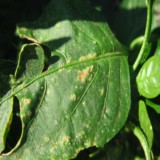
#> input picture backend/sample_images/bellpepper_bacterial_spot.jpg, 160 x 160 px
$ python severity.py sample_images/bellpepper_bacterial_spot.jpg
#> lines starting #> are read from the running program, lines starting #| are printed output that depends on the picture; after the words box and inside, x2 and y2 are one past the last pixel; in counts of white or black regions, pixels touching at a corner belong together
"""
severity.py  -  ESTIMATE how much of a leaf looks diseased
==========================================================
IMPORTANT: this is an *estimated* severity score based on simple image
processing, NOT a laboratory / agronomic measurement. It is meant as a
reasonable college-project prototype only.

Method (documented so it can be explained in the viva):
  1. Segment the LEAF away from the background (a leaf is green-ish / has
     reasonable saturation).  -> leaf_mask
  2. Inside the leaf, find pixels that look diseased: strong yellow / brown /
     dark / bleached areas (typical of blight, mosaic, spots).  -> disease_mask
  3. severity_ratio = diseased_leaf_pixels / total_leaf_pixels
  4. Map the ratio to Low / Medium / High:
        <= 20%           -> Low
        21% .. 50%       -> Medium
        > 50%            -> High

We work in HSV colour space because Hue/Saturation/Value separate "colour"
from "brightness", which makes green-vs-yellow-vs-brown easy to threshold.
"""
import numpy as np
import cv2


def _to_bgr(path_or_pil):
    if hasattr(path_or_pil, "convert"):          # a PIL image
        rgb = np.asarray(path_or_pil.convert("RGB"))
        return cv2.cvtColor(rgb, cv2.COLOR_RGB2BGR)
    return cv2.imread(path_or_pil)
#> returned value is the input picture: shape (160, 160, 3); mean B, G, R 56.3, 111.1, 81.6


def estimate_severity(path_or_pil):
    """
    Returns a dict:
       {'affected_percent': float, 'severity': 'Low'/'Medium'/'High',
        'leaf_pixels': int}
    """
    bgr = _to_bgr(path_or_pil)
    if bgr is None:
        return {"affected_percent": 0.0, "severity": "Low", "leaf_pixels": 0}

    bgr = cv2.resize(bgr, (256, 256))
    hsv = cv2.cvtColor(bgr, cv2.COLOR_BGR2HSV)
#> hsv: shape (256, 256, 3); mean H, S, V 50.1, 131.8, 111.1
    H, S, V = hsv[..., 0], hsv[..., 1], hsv[..., 2]
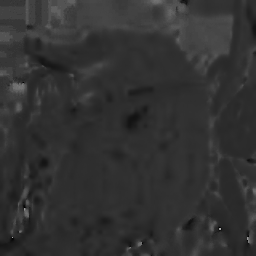
#> H: shape (256, 256); min 0, max 173, mean 50.1
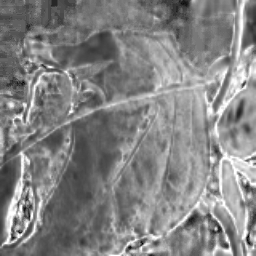
#> S: shape (256, 256); min 0, max 255, mean 131.8
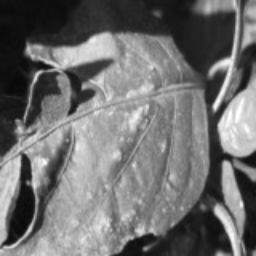
#> V: shape (256, 256); min 8, max 255, mean 111.1

    # ---- 1. leaf mask: reasonably saturated & not too dark (drops background) ----
    leaf_mask = (S > 40) & (V > 40)
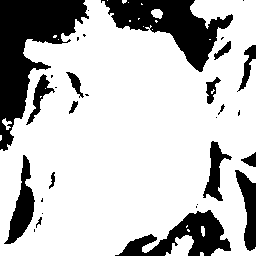
#> leaf_mask: shape (256, 256) bool; 75.3% white; 31 black regions (15 under 20 px), largest, box (x1, y1, x2, y2) and area: (0, 0, 89, 151) 5740, (101, 0, 233, 72) 3905, (115, 210, 231, 256) 2314
    # keep the largest blob so scattered background specks are ignored
    leaf_mask = _largest_blob(leaf_mask)
#> in _largest_blob, `num, labels, stats, _ = cv2.connectedComponentsWithStats(m, connectivi..`:
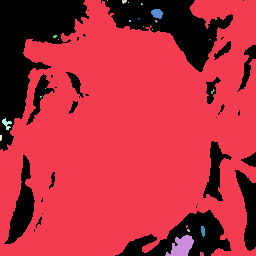
#> labels: shape (256, 256) int32; 25 distinct labels, from 0 to 24; one colour per label, 0 black
#> in _largest_blob, `num, labels, stats, _ = cv2.connectedComponentsWithStats(m, connectivi..`: num = 25; stats = 25 rows, first 6: [0, 0, 256, 256, 16165], [0, 0, 256, 256, 48725], [107, 0, 1, 1, 1], [122, 0, 5, 4, 15], [128, 2, 1, 1, 1], [141, 3, 2, 2, 3]
#> in _largest_blob, `biggest = 1 + int(np.argmax(stats[1:, cv2.CC_STAT_AREA]))`: biggest = 1
#> in _largest_blob, `return labels == biggest`:
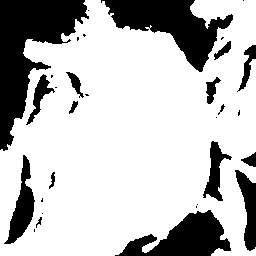
#> returned value: shape (256, 256) bool; 74.3% white; 31 black regions (15 under 20 px), largest, box (x1, y1, x2, y2) and area: (0, 0, 89, 151) 5818, (101, 0, 233, 72) 4030, (115, 210, 231, 256) 2743
    leaf_pixels = int(leaf_mask.sum())
#> leaf_pixels = 48725
    if leaf_pixels < 500:            # almost nothing that looks like a leaf
        return {"affected_percent": 0.0, "severity": "Low", "leaf_pixels": leaf_pixels}

    # ---- 2. healthy-green pixels inside the leaf ----
    #   Hue in OpenCV is 0-179; healthy green ~ 35-85
    green = (H >= 35) & (H <= 85) & (S > 45)
#> green: shape (256, 256) bool; 96.4% white; 78 black regions (51 under 20 px), largest, box (x1, y1, x2, y2) and area: (125, 106, 147, 130) 255, (36, 56, 67, 72) 219, (0, 236, 21, 252) 203
    # diseased = inside leaf but NOT healthy green
    #   (yellow mosaic, brown/black blight lesions, bleached spots)
    yellow_brown = ((H < 35) | (H > 90)) & leaf_mask          # off-green hues
#> yellow_brown: shape (256, 256) bool; 2% white; 29 white regions (15 under 20 px), largest, box (x1, y1, x2, y2) and area: (125, 106, 147, 130) 255, (36, 56, 67, 72) 195, (0, 239, 21, 252) 152
    dark_lesion  = (V < 60) & leaf_mask                       # necrotic / black
#> dark_lesion: shape (256, 256) bool; 7.7% white; 137 white regions (115 under 20 px), largest, box (x1, y1, x2, y2) and area: (26, 0, 235, 106) 2448, (209, 102, 227, 154) 279, (70, 62, 105, 83) 254
    disease_mask = (leaf_mask & (~green)) | yellow_brown | dark_lesion
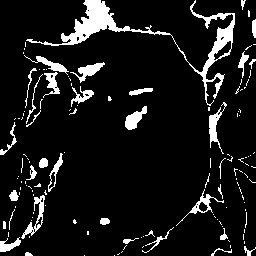
#> disease_mask: shape (256, 256) bool; 9.6% white; 135 white regions (100 under 20 px), largest, box (x1, y1, x2, y2) and area: (26, 0, 235, 106) 2448, (209, 102, 227, 154) 279, (21, 195, 45, 239) 276
    disease_mask = disease_mask & leaf_mask

    affected = float(disease_mask.sum()) / float(leaf_pixels) * 100.0
#> affected = 12.97
    affected = max(0.0, min(100.0, affected))

    if affected <= 20:
        sev = "Low"
    elif affected <= 50:
        sev = "Medium"
    else:
        sev = "High"
    return {"affected_percent": round(affected, 1), "severity": sev,
            "leaf_pixels": leaf_pixels}


def _largest_blob(mask):
    """Keep only the biggest connected region of a boolean mask."""
    m = mask.astype("uint8")
    num, labels, stats, _ = cv2.connectedComponentsWithStats(m, connectivity=8)
    if num <= 1:
        return mask
    # index 0 is background; pick the largest of the rest
    biggest = 1 + int(np.argmax(stats[1:, cv2.CC_STAT_AREA]))
    return labels == biggest


if __name__ == "__main__":
    import sys
    if len(sys.argv) > 1:
        print(estimate_severity(sys.argv[1]))

$ run again, on backend/sample_images/corn_common_rust.jpg
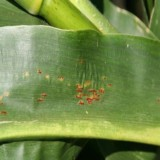
#> input picture backend/sample_images/corn_common_rust.jpg, 160 x 160 px
#> in _to_bgr, returned value is the input picture: shape (160, 160, 3); mean B, G, R 74.4, 138, 116.4
#> hsv: shape (256, 256, 3); mean H, S, V 41.9, 127.3, 138.3
#> leaf_mask: shape (256, 256) bool; 87.4% white; 13 black regions (5 under 20 px), largest, box (x1, y1, x2, y2) and area: (0, 42, 54, 146) 4212, (83, 221, 256, 256) 2992, (196, 0, 227, 31) 540
#> in _largest_blob, `num, labels, stats, _ = cv2.connectedComponentsWithStats(m, connectivi..`:
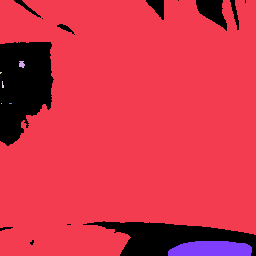
#> labels: shape (256, 256) int32; 8 distinct labels, from 0 to 7; one colour per label, 0 black
#> num = 8; stats = [[0, 0, 256, 256, 8271], [0, 0, 256, 256, 56116], [19, 61, 6, 7, 32], [0, 72, 2, 2, 3], [2, 81, 2, 7, 10], [1, 103, 1, 1, 1], [9, 103, 3, 1, 3], [168, 241, 84, 15, 1100]]
#> biggest = 1
#> leaf_pixels = 56116
#> green: shape (256, 256) bool; 82.7% white; 39 black regions (16 under 20 px), largest, box (x1, y1, x2, y2) and area: (0, 41, 55, 169) 4724, (13, 192, 256, 233) 3210, (119, 128, 169, 170) 1195
#> yellow_brown: shape (256, 256) bool; 10.1% white; 38 white regions (15 under 20 px), largest, box (x1, y1, x2, y2) and area: (13, 192, 256, 233) 3210, (119, 128, 169, 170) 1195, (216, 2, 232, 52) 296
#> dark_lesion: shape (256, 256) bool; 1.5% white in thin lines or dots
#> in estimate_severity, `disease_mask = (leaf_mask & (~green)) | yellow_brown | dark_lesion`:
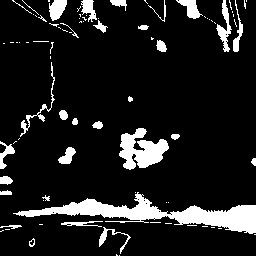
#> disease_mask: shape (256, 256) bool; 11.8% white; 86 white regions (56 under 20 px), largest, box (x1, y1, x2, y2) and area: (13, 192, 256, 234) 3286, (119, 128, 169, 170) 1195, (216, 0, 232, 52) 314
#> affected = 13.74
